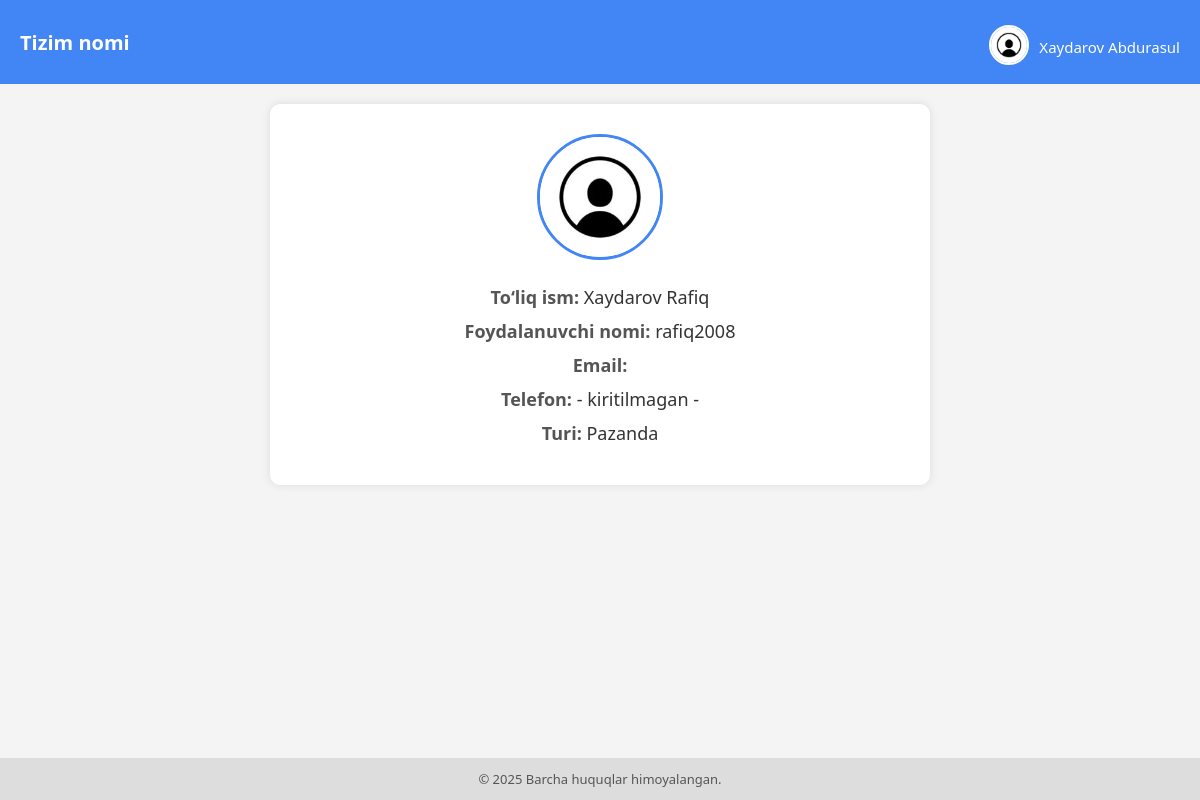
The page /profile/rafiq2008 (signed in) on the database its author committed.
### main/models.py (models this page shows, shortened)
class User(AbstractUser):
    id = models.BigAutoField(primary_key=True)
    USER_TYPES = (
        ('pazanda', 'Pazanda'),
        ('yetkazib_beruvchi', 'Yetkazib Beruvchi'),
        ('ega', 'Ega'),
    )
    login=models.CharField(max_length=255, blank=True, null=True)
    password = models.CharField(max_length=255, blank=True, null=True)
    tuliq_ismi = models.CharField(max_length=255, blank=True, null=True)
    type = models.CharField(max_length=20, choices=USER_TYPES)
    token = models.CharField(max_length=255, blank=True, null=True)
    tg_id = models.CharField(max_length=100, blank=True, null=True)
    tel_raqami = models.CharField(max_length=100, blank=True, null=True)
    is_active = models.BooleanField(default=True)
    @property
    def rasmi(self):
        if self.type == 'yetkazib_beruvchi':
            try:
                return YetkazibBeruvchi.objects.get(user=self).rasmi.url
            except YetkazibBeruvchi.DoesNotExist:
                return None
        elif self.type == 'pazanda':
            try:
                return Pazanda.objects.get(user=self).rasmi.url
            except Pazanda.DoesNotExist:
                return None
        return None

### main/views.py (the view)
# urls.py: path('profile/<str:username>', profile_view, name='profile'),
@login_required(login_url='login')
def profile_view(request, username):
    user =  User.objects.get(username=username)
    if request.user.type ==  'yetkazib_beruvchi':
        return render(request, 'ytprofile.html', {'user': user})
    elif request.user.type == 'pazanda':
        return render(request, 'pzprofile.html', {'user': user})
    elif request.user.type=='ega':
        return render(request, 'egaprofile.html', {'user': user})

### main/templates/ytprofile.html (shortened to what this page needs)
{% extends 'ytbase.html' %}
{% load static %}
{% block content %}
<div class="profile-container">
    <img src="{% if user.rasmi.url %}{{ user.rasmi.url }}{% else %}{% static 'images/default_avatar.jpg' %}{% endif %}" alt="Avatar" class="profile-image">
    <div class="profile-info">
        <span class="profile-label">To‘liq ism:</span> {{ user.tuliq_ismi }}
    </div>
    <div class="profile-info">
        <span class="profile-label">Foydalanuvchi nomi:</span> {{ user.username }}
    </div>
    <div class="profile-info">
        <span class="profile-label">Email:</span> {{ user.email }}
    </div>
    <div class="profile-info">
        <span class="profile-label">Telefon:</span> {{ user.telefon|default:"- kiritilmagan -" }}
    </div>
    <div class="profile-info">
        <span class="profile-label">Turi:</span> {{ user.type|title }}
    </div>
</div>
{% endblock %}

### main/templates/ytbase.html (shortened to what this page needs)
<!DOCTYPE html>
{% load static %}
<html lang="uz">
<head>
</head>
<body>
<header>
    <div class="brand">Tizim nomi</div>
    <div class="user-block">
        <a href="{% url 'profile' request.user.username %}">
            <img src="{% if request.user.rasmi.url %}{{ request.user.rasmi.url }}{% else %}{% static 'images/default_avatar.jpg' %}{% endif %}" alt="avatar">
        </a>
        <a href="{% url 'profile' request.user.username %}">
            {{ request.user.tuliq_ismi }}
        </a>
    </div>
</header>
<main>
    {% block content %}{% endblock %}
</main>
<footer>
    &copy; {{ year|default:"2025" }} Barcha huquqlar himoyalangan.
</footer>
</body>
</html>

### main/templates/ytbase.html (style rules this page uses)
body { margin: 0; font-family: 'Segoe UI', Tahoma, Geneva, Verdana, sans-serif; background-color: #f4f4f4; min-height: 100vh; display: flex; flex-direction: column; }
header { background-color: #4285f4; color: white; padding: 15px 20px; display: flex; justify-content: space-between; align-items: center; flex-wrap: wrap; }
.brand { font-size: 20px; font-weight: bold; }
.user-block { display: flex; align-items: center; gap: 10px; margin-top: 10px; }
.user-block img { width: 36px; height: 36px; border-radius: 50%; object-fit: cover; border: 2px solid #fff; }
.user-block a { color: white; text-decoration: none; font-weight: 500; font-size: 15px; }
main { flex: 1; padding: 20px; }
footer { background-color: #ddd; text-align: center; padding: 12px; font-size: 13px; color: #555; }

### main/templates/ytprofile.html (style rules this page uses)
.profile-container { max-width: 600px; margin: 0 auto; background-color: #ffffff; padding: 30px; border-radius: 10px; box-shadow: 0 0 10px rgba(0, 0, 0, 0.1); text-align: center; }
.profile-image { width: 120px; height: 120px; border-radius: 50%; object-fit: cover; object-position: center; border: 3px solid #4285f4; margin-bottom: 20px; }
.profile-info { font-size: 18px; color: #333; margin-bottom: 10px; word-wrap: break-word; }
.profile-label { font-weight: bold; color: #555; }

### rows shown on the page
User: user.tuliq_ismi "Xaydarov Abdurasul"
User: tuliq_ismi "Xaydarov Rafiq", username "rafiq2008", type "Pazanda"

### other values the page prints
{{ user.telefon|default:"- kiritilmagan -" }} "- kiritilmagan -"
{{ year|default:"2025" }} "2025"
